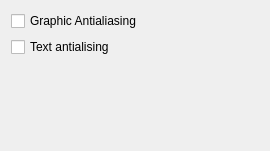
<?xml version="1.0" encoding="UTF-8"?>
<ui version="4.0">
 <class>PSCreatorForm</class>
 <widget class="QWidget" name="PSCreatorForm">
  <property name="geometry">
   <rect>
    <x>0</x>
    <y>0</y>
    <width>270</width>
    <height>151</height>
   </rect>
  </property>
  <property name="windowTitle">
   <string>Form</string>
  </property>
  <layout class="QGridLayout" name="gridLayout">
   <item row="3" column="0" colspan="2">
    <spacer name="verticalSpacer">
     <property name="orientation">
      <enum>Qt::Vertical</enum>
     </property>
     <property name="sizeHint" stdset="0">
      <size>
       <width>20</width>
       <height>40</height>
      </size>
     </property>
    </spacer>
   </item>
   <item row="1" column="0" colspan="2">
    <widget class="QCheckBox" name="textAntialiasingCheckBox">
     <property name="text">
      <string>Text antialising</string>
     </property>
    </widget>
   </item>
   <item row="0" column="0" colspan="2">
    <widget class="QCheckBox" name="graphicAntialiasingCheckBox">
     <property name="text">
      <string>Graphic Antialiasing</string>
     </property>
    </widget>
   </item>
  </layout>
 </widget>
 <connections/>
</ui>
